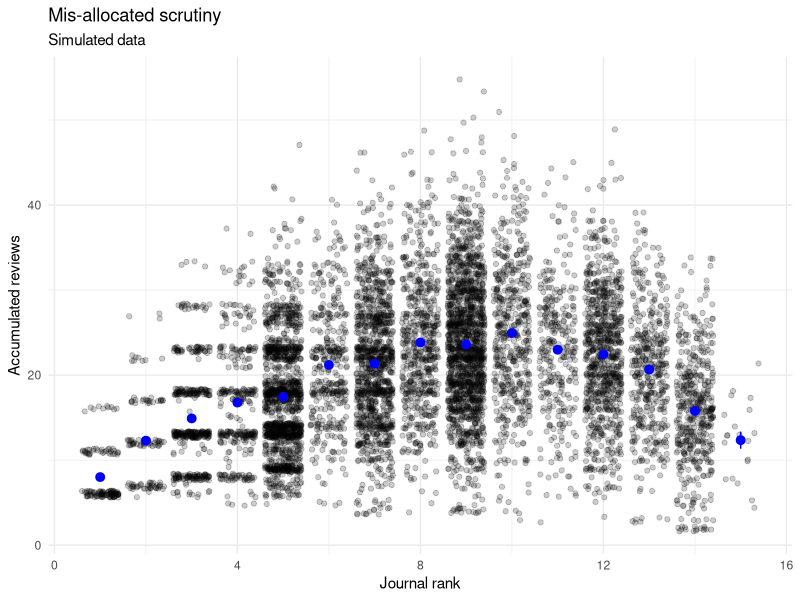

This figure's R source:
## ---- chunk 1
knitr::opts_chunk$set(cache = TRUE, autodep = TRUE, echo = T)
## ---- chunk 2
# load packages
library(tidyverse)
library(knitr)
library(kableExtra)
## ---- chunk 3
n_papers <- 10000
n_journals <- 15
n_revisions <- 3
submission_limit <- 10
## ---- chunk 4
set.seed(1610)
journals <- tibble(
  journal = 1:n_journals,
  threshold = rnorm(n_journals, sd = 1.8),
  fame = threshold + 0.3 * rnorm(n_journals),
  submitted = 0,
  accepted = 0,
  reviewer_count = case_when(
    fame > 2 ~ 5,
    fame > 1 ~ 4,
    fame > 0 ~ 3,
    fame > -1 ~ 2,
    TRUE ~ 1
  )
) %>% arrange(desc(fame)) %>%
  mutate(journal = 1:n_journals) %>% 
  as.data.frame()

papers <- tibble(
  paper = 1:n_papers,
  fitness = rnorm(n_papers, sd = 1.5),
  reviews = 0,
  revisions = 0,
  submissions = 0,
  submission_sequence = "",
  published = FALSE,
  journal = NA_real_,
  first_choice = NA_real_,
  authors_own_assessment = NA_real_,
  editors_assessment = NA_real_,
  most_recent_assessment = NA_real_
) %>% 
  as.data.frame()

kable(table(journals$reviewer_count), 
      caption = "How many journals recruit how many reviewers on average?")


decisions <- tibble(
  did_not_submit = 0,
  desk_rejection = 0,
  reject_after_reviews = 0,
  revise_and_resubmit = 0,
  accepted = 0
) %>% 
  as.data.frame()


get_reviews <- function(fitness, n = 1) {
  error <- 1/(sqrt(1+n))
  sqrt((1 - error)) * fitness + (sqrt(error)) * rnorm(length(fitness))
}
## ---- chunk 5
# library(profvis)
# profvis({
for(p in 1:n_papers) {
  papers[p, "authors_own_assessment"] <- 1 + get_reviews(papers[p, "fitness"], 1)
  # submission loop
  for(j in 1:n_journals) {
    if(papers[p, "authors_own_assessment"] <
       (journals[j, "fame"] - 1.8)) {
      decisions$did_not_submit = decisions$did_not_submit + 1
      # WOULD NOT EVEN SUBMIT
    } else {
      # SUBMIT
      papers[p, "submissions"] <- papers[p, "submissions"] + 1
      papers[p, "submission_sequence"] <- paste0(
        papers[p, "submission_sequence"], j, ", ")
      journals[j, "submitted"] = journals[j, "submitted"] + 1
      if(is.na(papers[p, "first_choice"])) {
        papers[p, "first_choice"] <- j
      }

      # EDITOR REVIEWS
      papers[p, "editors_assessment"] <- get_reviews(papers[p, "fitness"], 1)
      papers[p, "reviews"] <- papers[p, "reviews"] + 1

      if(papers[p, "editors_assessment"] <
         (journals[j, "threshold"] - 1.5)) {
        # DECISION: DESK REJECTION
        decisions$desk_rejection = decisions$desk_rejection + 1
        papers[p, "fitness"] <- papers[p, "fitness"] + 
          0.05/papers[p, "submissions"]
        papers[p, "revisions"] <- papers[p, "revisions"] + 1
      } else {
        # SENT FOR REVIEW
        # revision loop
        for(r in 1:n_revisions) {
          papers[p, "most_recent_assessment"] <-
            get_reviews(papers[p, "fitness"], journals[j, "reviewer_count"])

          if(papers[p, "most_recent_assessment"] <
                    (journals[j, "threshold"] - 0.5)) {
            # DECISION: REJECT AFTER REVIEWS
            decisions$reject_after_reviews = decisions$reject_after_reviews + 1
            papers[p, "reviews"] <- papers[p, "reviews"] + journals[j, "reviewer_count"]
            papers[p, "revisions"] <- papers[p, "revisions"] + 1
            # diminishing returns
            papers[p, "fitness"] <- papers[p, "fitness"] + 
              0.1/papers[p, "submissions"]
            break
          } else if(papers[p, "most_recent_assessment"] <
                    (journals[j, "threshold"])) {
            # DECISION: MAJOR REVISION/R&R
            decisions$revise_and_resubmit = decisions$revise_and_resubmit + 1
            papers[p, "reviews"] <- papers[p, "reviews"] + journals[j, "reviewer_count"]
            papers[p, "revisions"] <- papers[p, "revisions"] + 1
            papers[p, "fitness"] <- papers[p, "fitness"] + 
              0.3/papers[p, "submissions"]
          } else if(papers[p, "most_recent_assessment"] >=
             journals[j, "threshold"]) {
            # DECISION: ACCEPTED/MINOR REVISION
            decisions$accepted = decisions$accepted + 1
            papers[p, "reviews"] <- papers[p, "reviews"] + journals[j, "reviewer_count"]
            papers[p, "published"] <- TRUE
            journals[j, "accepted"] = journals[j, "accepted"] + 1
            papers[p, "journal"] <- journals[j, "journal"]
            break # acceptance
          }
        } # end revision loop
      }
    }
    if (papers[p, "published"]) {
      break # done
    } else if (papers[p, "submissions"] >= submission_limit) {
      break # give up
    }
  } # end journal loop
} # end paper loop
# })
## ---- chunk 6
theme_set(theme_minimal())
options(digits = 2)
kable(decisions, 
      caption = "How common are certain editorial decisions?")

kable(table(papers$submissions), 
      caption = "How often do papers get submitted?")
kable(table(papers$published, exclude=NULL), 
      caption = "How many do not end up published, i.e. authors give up after 8 tries?")

papers_in_journals <- papers %>% left_join(journals)
papers_in_journals %>% select(fitness, fame, submissions, reviews) %>% 
  cor(use = 'pairwise') %>% round(2) %>% 
  kable(caption = "How do paper fitness, journal fame, paper's number of submissions and paper's accumulated number of reviews intercorrelate?")

ggplot(papers_in_journals, aes(journal, reviews)) +
  geom_jitter(alpha = 0.2) +
  geom_pointrange(stat = 'summary', color = "blue") +
  ggtitle("Mis-allocated scrutiny", subtitle = "Simulated data") +
  xlab("Journal rank") +
  ylab("Accumulated reviews")

journals %>% mutate(acceptance_rate = round(accepted/submitted,2)) %>% 
  kable(caption = "How many papers are submitted to each journal and how many are accepted?",
        digits = 1)
